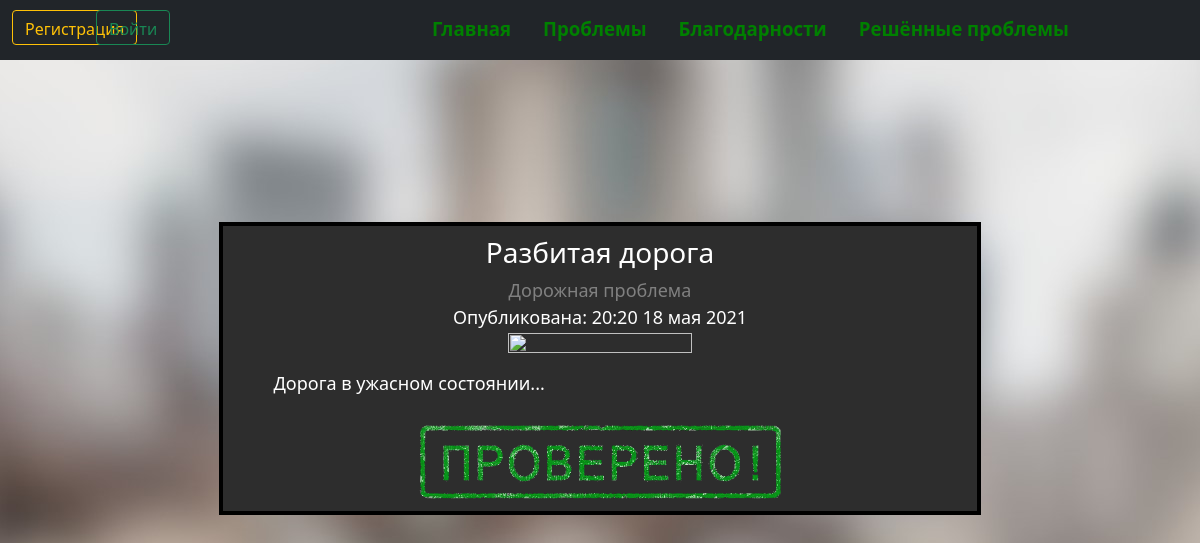
Page /problem/3 on the committed database.
### data/complaints.py (models this page shows, shortened)
class Complaint(SqlAlchemyBase, UserMixin, SerializerMixin):
    __tablename__ = 'complaints'
    id = sqlalchemy.Column(sqlalchemy.Integer, primary_key=True, autoincrement=True)
    name = sqlalchemy.Column(sqlalchemy.String, nullable=True)
    description = sqlalchemy.Column(sqlalchemy.String, nullable=True)
    photo = sqlalchemy.Column(sqlalchemy.BLOB, nullable=True)
    coordinates = sqlalchemy.Column(sqlalchemy.String, nullable=True)
    n_confirmation = sqlalchemy.Column(sqlalchemy.Integer, nullable=True, default=0)
    category = sqlalchemy.Column(sqlalchemy.String, nullable=True)
    modifed_date = sqlalchemy.Column(sqlalchemy.DateTime, default=datetime.datetime.now)

### app.py (the view)
@app.route('/problem/<int:id_problem>', methods=['GET', 'POST'])
def problem(id_problem):
    if request.method == "POST":
        request_processing(request.form)
    is_problem = db_sess.query(Complaint).filter(Complaint.id == id_problem).first()
    diction = shaping_dictionary(is_problem)
    return render_template(
        'problem.html', diction=diction, title=is_problem.name)

### constants.py (called while the page is built)
def transformation_date(date):
    date = date.split(' ')
    month = {'01': 'января', '02': 'февраля', '03': 'марта', '04': 'апреля', '05': 'мая', '06': 'июня',
             '07': 'июля', '08': 'августа', '09': 'сентября', '10': 'октября', '11': 'ноября', '12': 'декабря'}
    mod_date = f'{date[1].split(":")[0]}:{date[1].split(":")[1]} {date[0].split("-")[2]} {month[date[0].split("-")[1]]} {date[0].split("-")[0]}'
    return mod_date

def recording_img(i_id, i_photo, pape_name='img_problems'):
    if f'{i_id}.jpg' not in os.listdir(f'static/img/{pape_name}'):
        write_to_file(i_photo, f'static/img/{pape_name}/{i_id}.jpg')

### templates/problem.html (shortened to what this page needs)
{% extends "base.html" %}
{% block content %}
    <div class="object-area">
        <section>
            <article class="cell">
                <div style="text-align: center;">
                    <h3>{{ diction['name'] }}</h3>
                        <div style="color: {{ diction['color'] }}">{{ diction['category'] }} проблема</div>
                        <div>Опубликована: {{ diction['date'] }}</div>
                        <img src="../static/img/img_problems/{{ diction['id'] }}.jpg" class="centr">
                        <p class="text-problem">  {{ diction['text'] }}</p>
                    {% if diction['ver'] == True %}
                        <img src="../static/img/verified.png" class="centr">
                    {% endif %}
                </div>
            </article>
        </section>
        </div>
{% endblock %}

### rows in the picture
Complaint: name "Разбитая дорога", category "Дорожная", text "Дорога в ужасном состоянии..."

### other values in the picture
{{ diction['date'] }} "20:20 18 мая 2021"
